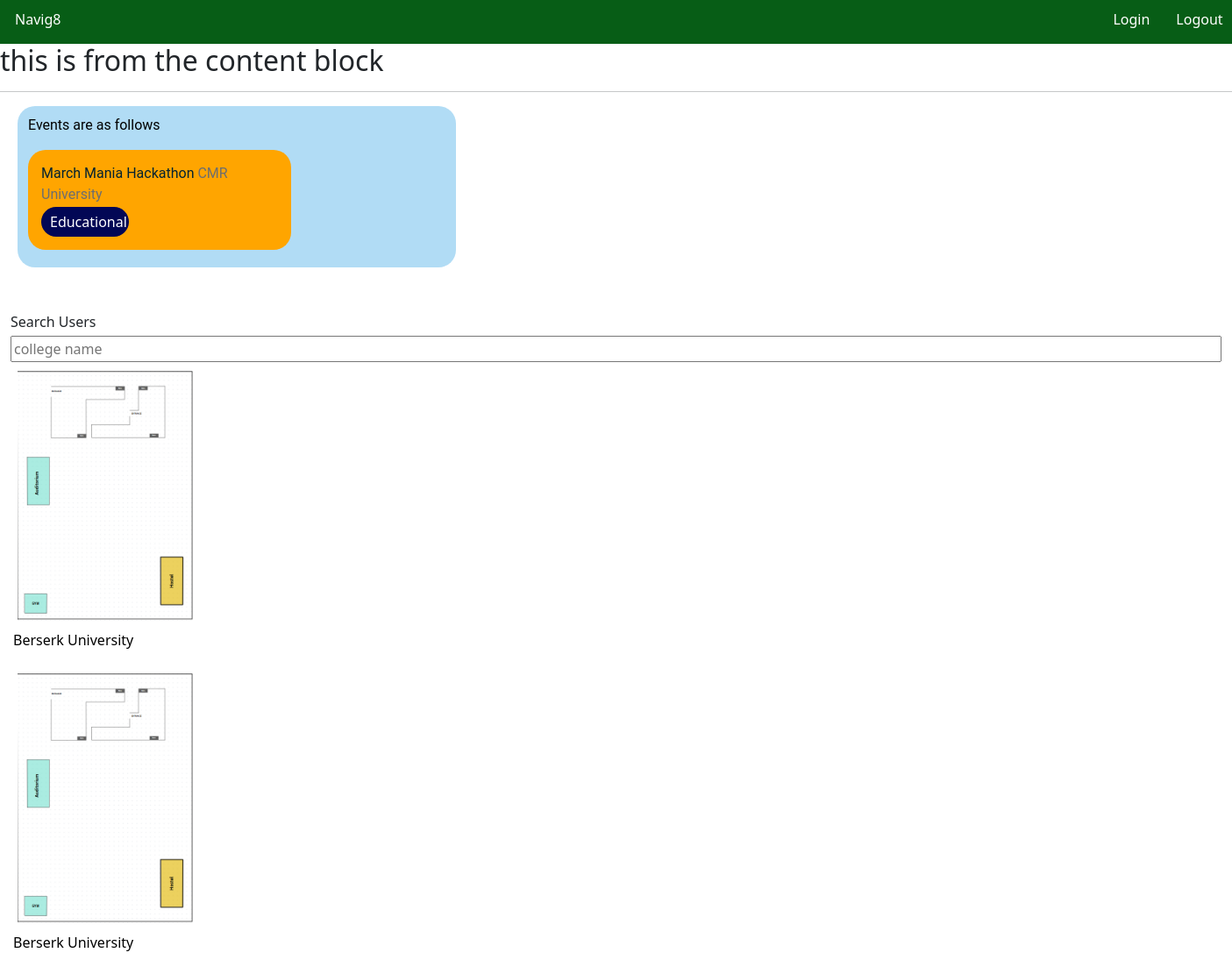
Page /home on the earlier database version.
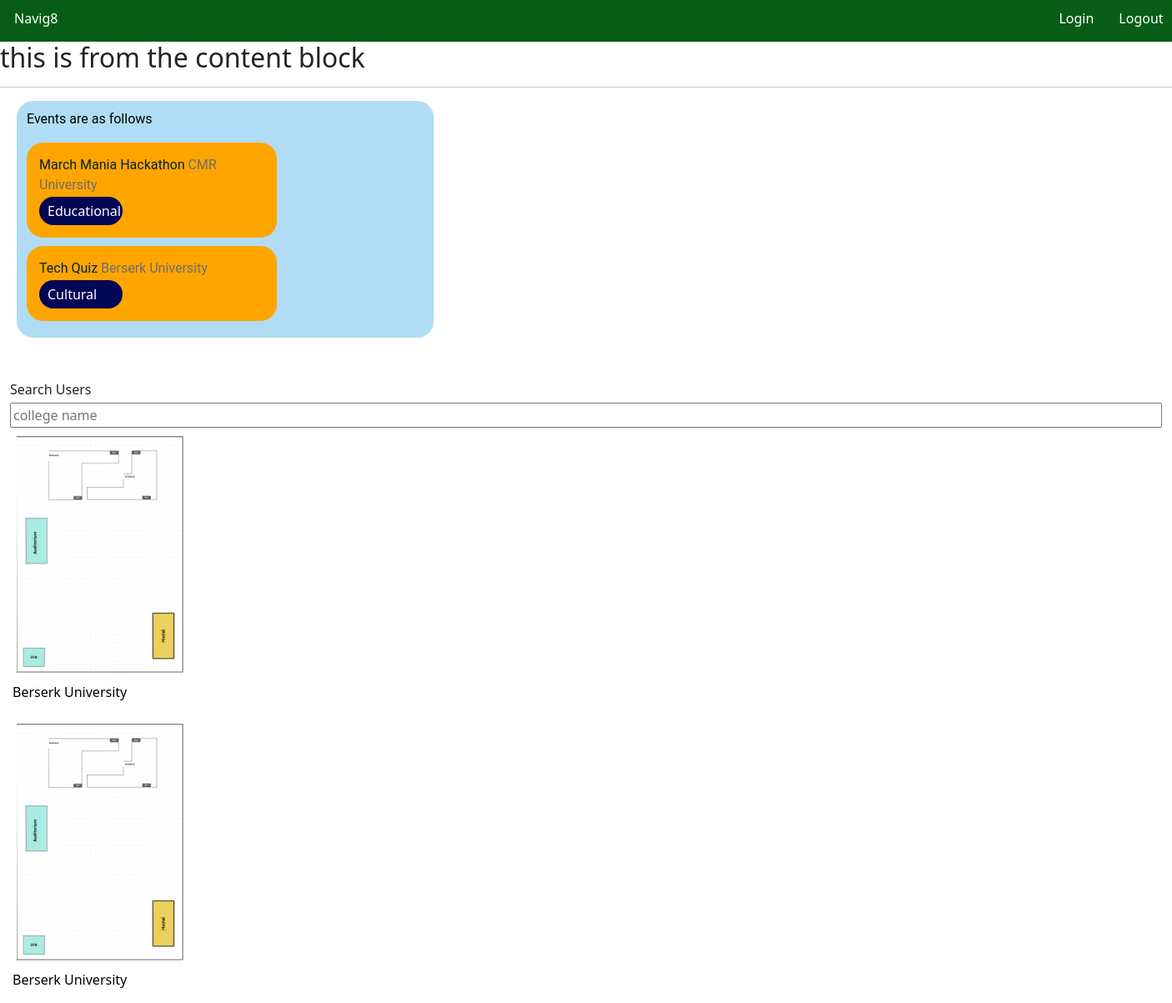
Same page on the later database version.
### app.py (models this page shows, shortened)
class events(db.Model):
    _id = db.Column(db.Integer, primary_key=True)
    evnt_title = db.Column(db.String, nullable=False)
    evnt_uni = db.Column(db.String, nullable=False)
    evnt_flair = db.Column(db.String, nullable=False)

### app.py (the view)
@app.route("/")
@app.route("/home")
def home():
    all_events = events.query.all()
    if "user_name" in session:
        user_name = session["user_name"]
    else:
        user_name = None
    berserk_img= os.path.join(app.config['UPLOAD_FOLDER'], 'L.png')
    return render_template("home_page.html", events=all_events, name=user_name, berserk_img= berserk_img)

### templates/home_page.html (shortened to what this page needs)
{%extends "base.html"%}
{%block link %}     <link rel="icon" href=
<link rel="stylesheet" href="static/style.css">
<link href="https://cdn.jsdelivr.net/npm/bootstrap@5.3.3/dist/css/bootstrap.min.css" rel="stylesheet">
{%endblock%}
{%block user_login%}
<div class=" header">
    <div class="proj-title " >
        <p class="name-logo">Navig8</p>
    </div>
    <div class="logs">
        {% if "user_name" in session: %}
            <div style="color: black;">
                <a href="/login"> {{name}}</a>
            </div>
        {%else %}
            <div class="home-login">
                <a href="/login"> Login</a>
            </div>
        {%endif%}
    </div>
    <div>
        <a href="/logout"> Logout</a>
    </div>
</div>
{%endblock%}
{%block content%}
<h2> this is from the content block</h2>
<hr color="green">
<div class="events-tab">
    <p class="events-div-name">
        Events are as follows
    </p>
    {% for event in events %}
        <div class="event">
            <p class="event-title"> {{event.evnt_title}} <span class="uni-name">{{ event.evnt_uni }}</span></p>
            <div class="flair">
                {{event.evnt_flair}}
            </div>
        </div>
    {% endfor %}
</div>
<div class="announcement-tab">
    <p class="announcement-div-name">
    </p>
</div>
<div class="container-fluid search-wrapper">
    <label for="search">Search Users</label>
    <input type="search" id="search" placeholder="college name">
</div>
  <div class="images-container">
    <div class="image">
        <a href="/berserk">
            <figure>
                <img class="clg-imgs" src= "{{berserk_img}}">
                <figcaption> Berserk University</figcaption>
            </figure>
        </a>
        <a href="/berserk">
            <figure>
                <img class="clg-imgs" src= "{{berserk_img}}">
                <figcaption> Berserk University</figcaption>
            </figure>
        </a>
    </div>
  </div>
{%endblock%}

### templates/base.html (shortened to what this page needs)
<!DOCTYPE html>
<html>
  <head>
    {%block link%} {%endblock%}
    <link href="https://cdn.jsdelivr.net/npm/bootstrap@5.3.3/dist/css/bootstrap.min.css" rel="stylesheet">
  </head>
  <body>
    <div class="container-fluid header" >
      {%block user_login%} {%endblock%}
    </div>
    {%block content%} {%endblock%}
  </body>
</html>

### static/style.css (style rules this page uses)
p { color:white; }
.header { background-color: rgb(7, 93, 22); display:flex; flex-direction: row; align-items: top; padding-top:5px; }
.name-logo { padding-left:5px; cursor:pointer; }
.logs { margin-left: 1200px; margin-right: 30px; padding: 0 ; }
a:link { color: rgb(255, 255, 255); text-decoration: none; }
.events-tab { max-width: 500px; background-color: rgba(86, 179, 234, 0.46); border-radius: 20px; margin-left: 20px; margin-bottom:10px; padding: 10px 12px; }
.events-div-name { color:black; font-family: Roboto , Arial; }
.event { max-width: 300px; background-color: orange; padding:15px; border-radius: 20px;; margin-bottom: 10px; cursor:pointer; }
.event-title { font-family: Roboto,Arial; font-size:medium; color:rgb(3, 35, 48); margin-bottom: 2px; }
.uni-name { color:rgb(110, 110, 110); font-size: medium; }
.flair { background-color: rgb(2, 7, 85); border-radius: 20px; color:rgb(255, 255, 255); width:100px; padding: 5px 10px; }
.search-wrapper { display: flex; flex-direction: column; gap: .25rem; }
input { font-size: 1rem; }
.image { box-shadow: 20 50 50 rgba(0, 0, 0, 0.46); }
.clg-imgs { display:inline; margin: 10px 20px; width:200px; box-shadow: 10 50 10 rgba(0, 0, 0, 0.46); }
figcaption { margin-left: 15px; color:black; }

Differences in the rows shown:
added events: evnt_title "Tech Quiz", evnt_uni "Berserk University", evnt_flair "Cultural"
